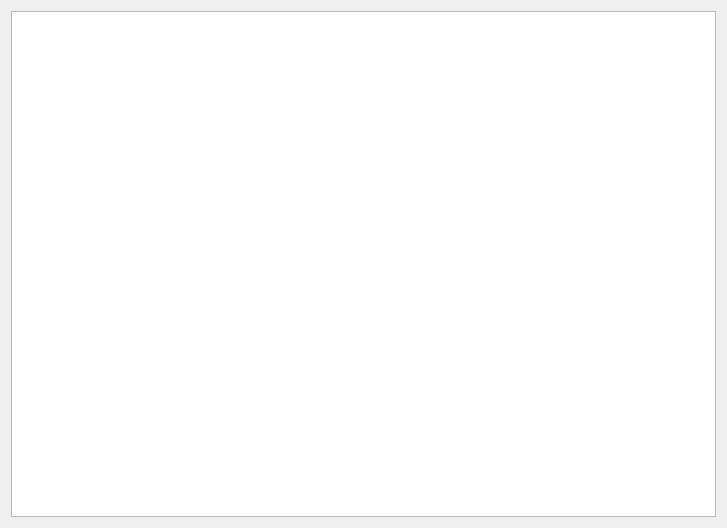
<?xml version="1.0" encoding="UTF-8"?>
<ui version="4.0">
 <class>LanguageTableWindow</class>
 <widget class="QWidget" name="LanguageTableWindow">
  <property name="geometry">
   <rect>
    <x>0</x>
    <y>0</y>
    <width>727</width>
    <height>528</height>
   </rect>
  </property>
  <property name="windowTitle">
   <string>Language Table</string>
  </property>
  <layout class="QVBoxLayout" name="verticalLayout">
   <item>
    <widget class="QTableView" name="language_table_view"/>
   </item>
  </layout>
 </widget>
 <resources/>
 <connections/>
</ui>
